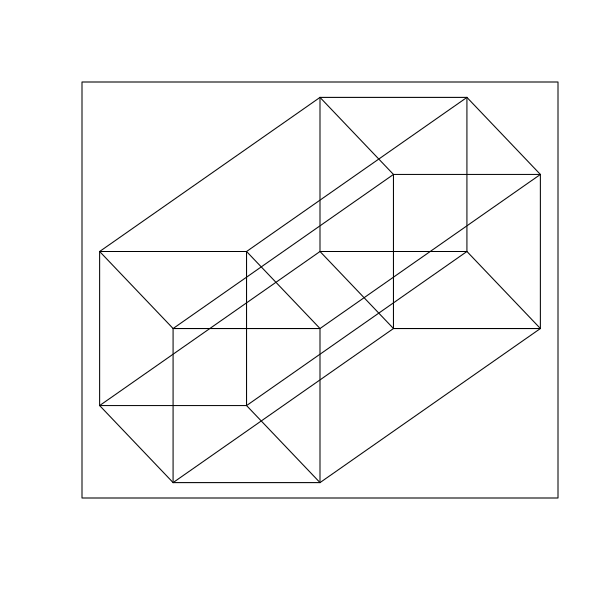

This chart was generated by the following R code:
# function that generates matrix with all 2^n possible unique variations of 0s and 1s for n digits
n_points <- function(n) {
  coords = list()
  for (i in 1:n) {
    coords = c(coords, rep(c(rep(0, (2^n)/(2^i)), rep(1, (2^n)/(2^i))), 2^(i-1)))
  }  
  matrix(as.numeric(coords), ncol = n)
}

# generates 4x2 matrix with coordinates of square and optional x and y offsets
# offsets 0 for x and y results in square with points
# P1 = (-0.5|-0.5), P2 = (-0.5|0.5), P3 = (0.5|0.5), P4 = (0.5|-0.5)
get_square_offset <- function(x_offset = 0, y_offset = 0) {
  base_matrix <- matrix(c(-0.5, -0.5, 0.5, 0.5, -0.5, 0.5, 0.5, -0.5), nrow = 4, ncol = 2)
  base_matrix[,1] <- base_matrix[,1]+x_offset
  base_matrix[,2] <- base_matrix[,2]+y_offset
  base_matrix
}

# draws n squares with custom offsets
draw_n_squares <- function(n = 4, offsets = matrix(c(-1, -1, 1, 1, -1, 1, 1, -1), nrow = 4, ncol = 2)) {
  
  # matrix for all squares
  all_squares <- matrix(nrow = 4*n, ncol = 2)
  
  # adding points for n = 4 squares to all_squares matrix
  for (i in 1:n) {
    all_squares[(4*i-3):(4*i), ] <- get_square_offset(offsets[i, 1], offsets[i, 2])
  }
  
  # plot points
  plot(all_squares, xlab = "", ylab = "", xaxt = "n", yaxt = "n", type = "n")
  
  # plot lines for each square
  for (square_number in 1:n) {
    beginning_square_index <- 4*square_number-3
    ending_square_index <- 4*square_number
    for (point_number in 0:3) {
      segments(all_squares[beginning_square_index+point_number, 1],
               all_squares[beginning_square_index+point_number, 2],
               all_squares[beginning_square_index+((point_number+1)%%4), 1],
               all_squares[beginning_square_index+((point_number+1)%%4), 2])
    }
  }
  
  # plot lines inbetween squares
  for (i in 1:(4*(n-1))) {
    segments(all_squares[i, 1],
             all_squares[i, 2],
             all_squares[i+4, 1],
             all_squares[i+4, 2],)
  }
  
  # connect last and first square
  for (i in 1:4) {
    segments(all_squares[(4*(n-1)+i), 1],
             all_squares[(4*(n-1)+i), 2],
             all_squares[i, 1],
             all_squares[i, 2])
  }
}

# draws 4-cube
draw_hypercube <- function() {
  draw_n_squares(4, matrix(c(0, 1.5, 2, 0.5, 0, 1, 0.5, -0.5), nrow = 4, ncol = 2))
}
